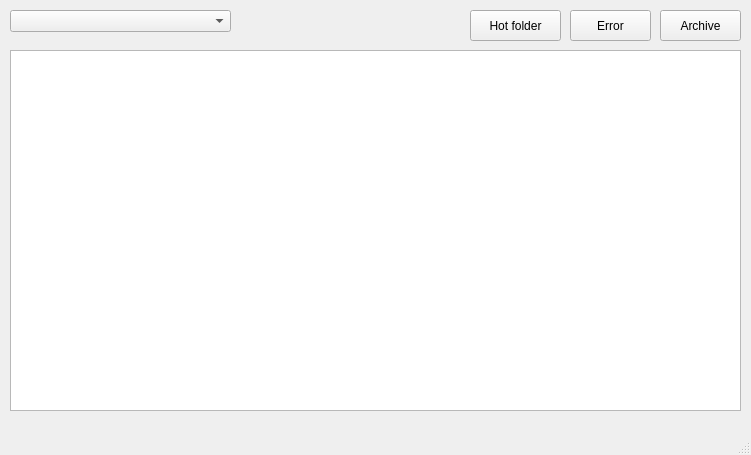
<?xml version="1.0" encoding="UTF-8"?>
<ui version="4.0">
 <class>MainWindow</class>
 <widget class="QMainWindow" name="MainWindow">
  <property name="geometry">
   <rect>
    <x>0</x>
    <y>0</y>
    <width>751</width>
    <height>455</height>
   </rect>
  </property>
  <property name="windowTitle">
   <string>MainWindow</string>
  </property>
  <widget class="QWidget" name="centralwidget">
   <widget class="QPushButton" name="pushButton_2">
    <property name="geometry">
     <rect>
      <x>660</x>
      <y>10</y>
      <width>81</width>
      <height>31</height>
     </rect>
    </property>
    <property name="text">
     <string>Archive</string>
    </property>
   </widget>
   <widget class="QPushButton" name="pushButton_4">
    <property name="geometry">
     <rect>
      <x>570</x>
      <y>10</y>
      <width>81</width>
      <height>31</height>
     </rect>
    </property>
    <property name="text">
     <string>Error</string>
    </property>
   </widget>
   <widget class="QComboBox" name="comboBox">
    <property name="geometry">
     <rect>
      <x>10</x>
      <y>10</y>
      <width>221</width>
      <height>22</height>
     </rect>
    </property>
   </widget>
   <widget class="QPushButton" name="pushButton_3">
    <property name="geometry">
     <rect>
      <x>470</x>
      <y>10</y>
      <width>91</width>
      <height>31</height>
     </rect>
    </property>
    <property name="text">
     <string>Hot folder</string>
    </property>
   </widget>
   <widget class="QTextBrowser" name="textBrowser">
    <property name="geometry">
     <rect>
      <x>10</x>
      <y>50</y>
      <width>731</width>
      <height>361</height>
     </rect>
    </property>
   </widget>
  </widget>
  <widget class="QMenuBar" name="menubar">
   <property name="geometry">
    <rect>
     <x>0</x>
     <y>0</y>
     <width>751</width>
     <height>21</height>
    </rect>
   </property>
  </widget>
  <widget class="QStatusBar" name="statusbar"/>
 </widget>
 <resources/>
 <connections/>
</ui>
